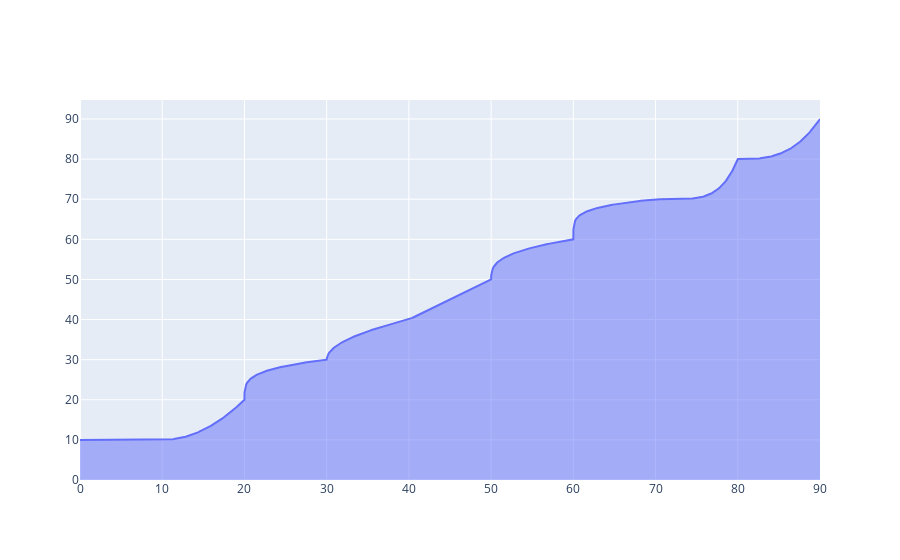

The cell this chart's notebook holds for it:
### Code cell
new_table = generate_coordinates(gradient_table_challenge, "CompositionB")

fig = plot_gradient_table(*new_table)
fig.show()

### Figure 1 — Plotly figure (JSON) as saved in the notebook; plotly's stock layout.template omitted (floating-point values rounded to 4 significant figures; data arrays with more than 128 entries replaced by an {"elided": "..."} marker saying what was removed)
{"data": [{"fill": "tozeroy", "mode": "lines", "name": "Flow", "type": "scatter", "x": {"elided": "910 float values"}, "y": {"elided": "910 float values"}}], "layout": {}}
